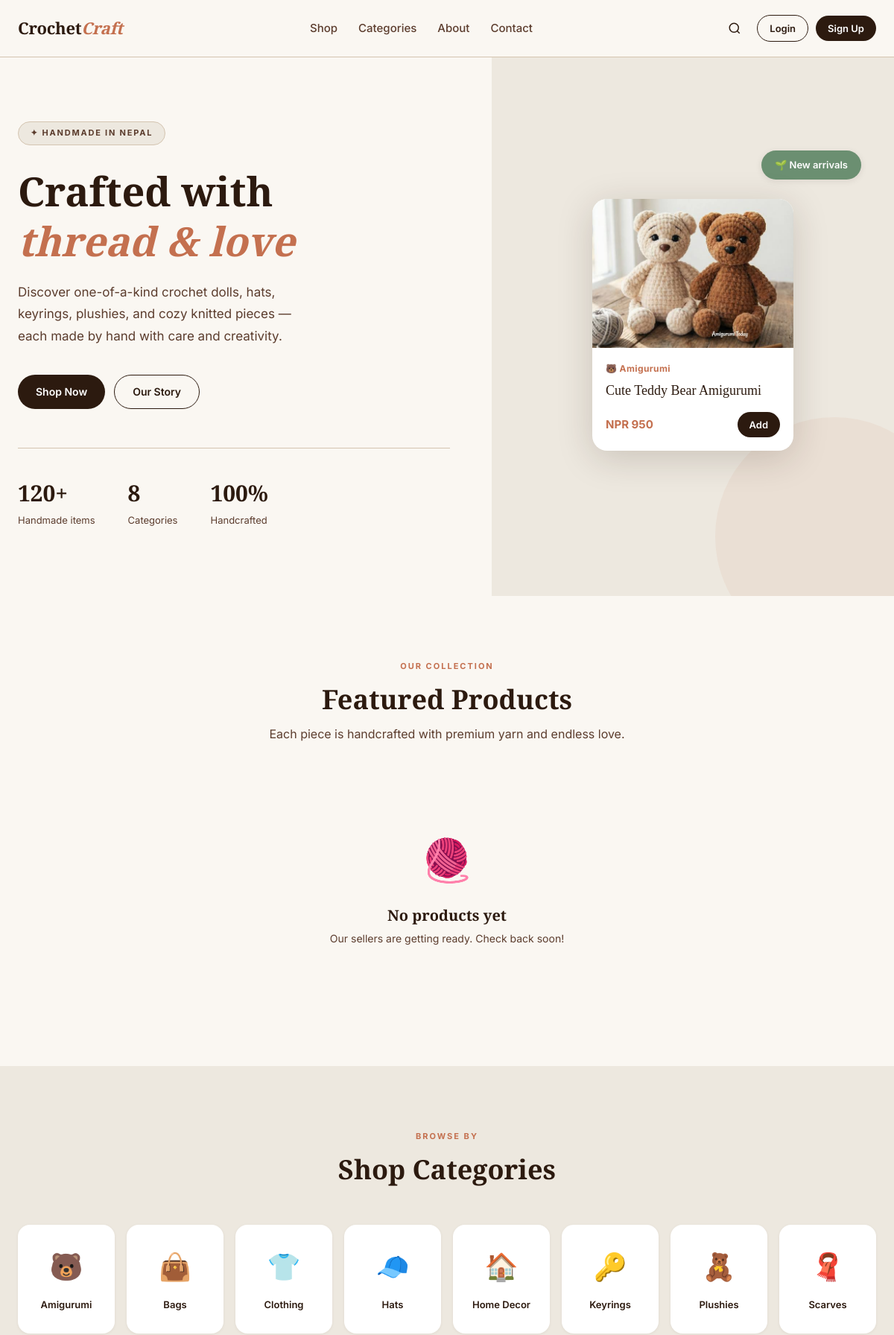
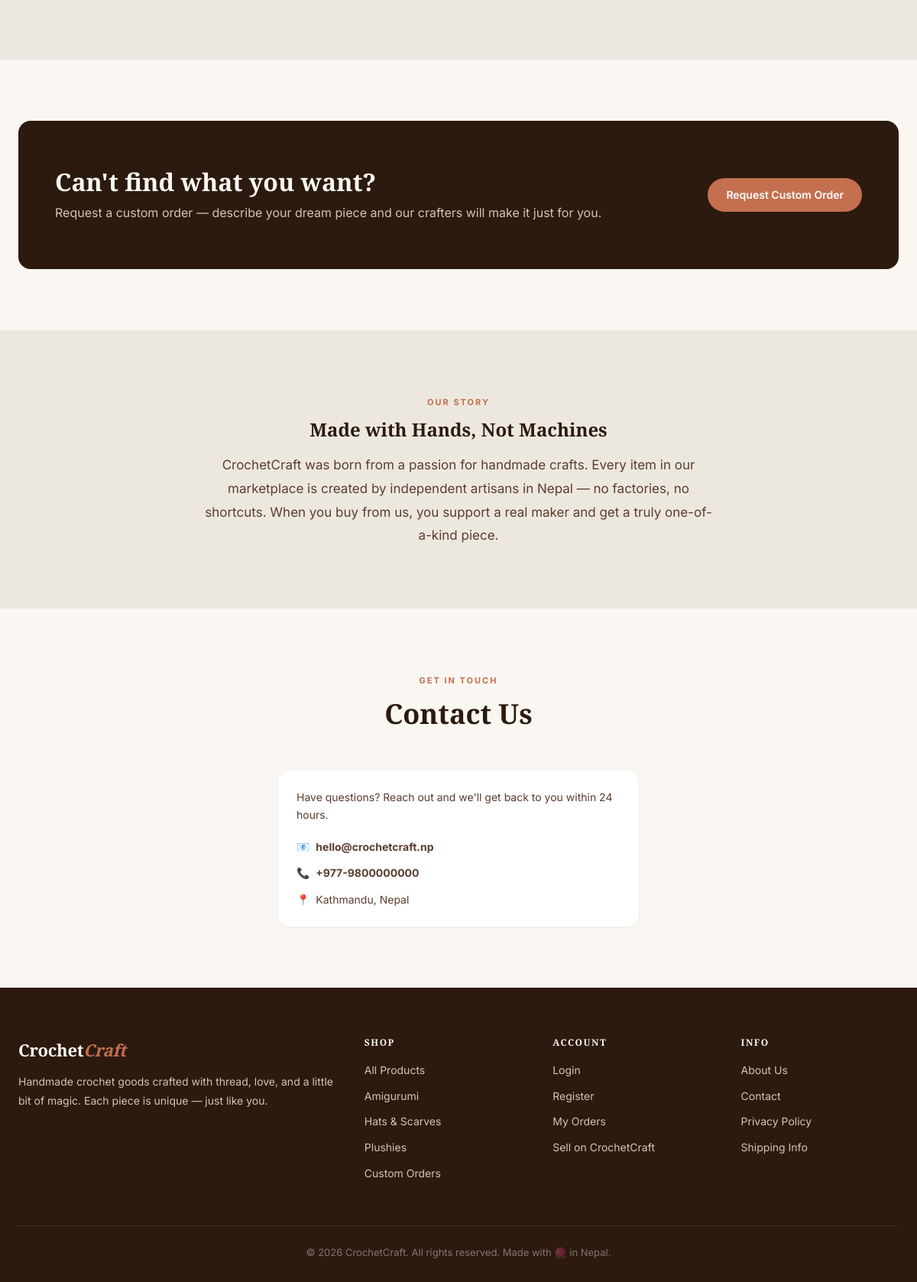
The page / on the database its author committed (2 pictures, top to bottom).
### tables this page shows
CREATE TABLE categories (
    id INT AUTO_INCREMENT PRIMARY KEY,
    name VARCHAR(100) NOT NULL,
    slug VARCHAR(100) UNIQUE NOT NULL,
    icon VARCHAR(10) DEFAULT ''
);

### config/db.php (called while the page is built, shortened)
<?php
function currentUser(): ?array {
    return $_SESSION['user'] ?? null;
}

### index.php (the view, shortened to what this page needs)
<?php
require_once __DIR__ . '/config/db.php';
$featStmt = $pdo->query(
    "SELECT p.*, u.name AS seller_name
     FROM products p
     JOIN users u ON u.id = p.seller_id
     WHERE p.status = 'available'
     ORDER BY p.created_at DESC
     LIMIT 8"
);
$featured = $featStmt->fetchAll();
$cats = $pdo->query("SELECT * FROM categories ORDER BY name")->fetchAll();
require_once ROOT . '/includes/header.php';
?>
<section class="hero">
  <div class="hero-left">
    <div class="hero-badge">✦ Handmade in Nepal</div>
    <h1 class="hero-title">
      Crafted with
      <em>thread &amp; love</em>
    </h1>
    <p class="hero-desc">
      Discover one-of-a-kind crochet dolls, hats, keyrings, plushies,
      and cozy knitted pieces — each made by hand with care and creativity.
    </p>
    <div class="hero-buttons">
      <a href="<?= BASE_URL ?>/user/browse.php" class="btn btn-dark">Shop Now</a>
      <a href="#about" class="btn btn-outline">Our Story</a>
    </div>
    <div class="hero-divider"></div>
    <div class="hero-stats">
      <div>
        <div class="stat-num">120+</div>
        <div class="stat-lbl">Handmade items</div>
      </div>
      <div>
        <div class="stat-num">8</div>
        <div class="stat-lbl">Categories</div>
      </div>
      <div>
        <div class="stat-num">100%</div>
        <div class="stat-lbl">Handcrafted</div>
      </div>
    </div>
  </div>
  <div class="hero-right">
    <div class="new-arrivals-badge">🌱 New arrivals</div>
    <div class="hero-card">
      <div class="hero-card-img" style="padding:0;">
        <img src="<?= BASE_URL ?>/assets/images/hero-card.jpg"
             alt="Bear Amigurumi"
             style="width:100%;height:200px;object-fit:cover;">
      </div>
      <div class="hero-card-body">
        <div class="hero-card-cat">🐻 Amigurumi</div>
        <div class="hero-card-name">Cute Teddy Bear Amigurumi</div>
        <div class="hero-card-foot">
          <span class="hero-card-price">NPR 950</span>
          <a href="<?= BASE_URL ?>/user/browse.php" class="btn btn-dark btn-sm">Add</a>
        </div>
      </div>
    </div>
  </div>
</section>
<section class="section" id="shop">
  <div class="container">
    <div class="section-header">
      <div class="section-tag">Our Collection</div>
      <h2>Featured Products</h2>
      <p>Each piece is handcrafted with premium yarn and endless love.</p>
    </div>
    <?php if ($featured): ?>
      <div class="products-grid">
        <?php foreach ($featured as $p): ?>
          <div class="product-card">
            <a href="<?= BASE_URL ?>/user/product.php?id=<?= $p['id'] ?>">
              <?php if ($p['image_path']): ?>
                <img class="product-card-img"
                     src="<?= UPLOAD_URL . htmlspecialchars($p['image_path']) ?>"
                     alt="<?= htmlspecialchars($p['name']) ?>">
              <?php else: ?>
                <div class="product-card-placeholder">🧶</div>
              <?php endif; ?>
            </a>
            <div class="product-card-body">
              <div class="product-card-cat"><?= htmlspecialchars($p['category']) ?></div>
              <a href="<?= BASE_URL ?>/user/product.php?id=<?= $p['id'] ?>">
                <div class="product-card-name"><?= htmlspecialchars($p['name']) ?></div>
              </a>
              <div class="product-card-foot">
                <span class="product-price">NPR <?= number_format($p['price'], 0) ?></span>
                <?php if ($p['status'] === 'available'): ?>
                  <form method="POST" action="<?= BASE_URL ?>/user/cart.php">
                    <input type="hidden" name="action"     value="add">
                    <input type="hidden" name="product_id" value="<?= $p['id'] ?>">
                    <input type="hidden" name="redirect"   value="<?= BASE_URL ?>/index.php">
                    <button class="btn btn-dark btn-sm" type="submit">Add</button>
                  </form>
                <?php else: ?>
                  <span class="sold-out-tag">Sold Out</span>
                <?php endif; ?>
              </div>
            </div>
          </div>
        <?php endforeach; ?>
      </div>
      <div style="text-align:center;margin-top:36px;">
        <a href="<?= BASE_URL ?>/user/browse.php" class="btn btn-outline">View All Products</a>
      </div>
    <?php else: ?>
      <div class="empty-state">
        <div class="empty-icon">🧶</div>
        <h3>No products yet</h3>
        <p>Our sellers are getting ready. Check back soon!</p>
      </div>
    <?php endif; ?>
  </div>
</section>
<section class="section section-alt" id="categories">
  <div class="container">
    <div class="section-header">
      <div class="section-tag">Browse By</div>
      <h2>Shop Categories</h2>
    </div>
    <div class="categories-grid">
      <?php foreach ($cats as $cat): ?>
        <a href="<?= BASE_URL ?>/user/browse.php?category=<?= urlencode($cat['slug']) ?>"
           class="cat-card">
          <div class="cat-icon"><?= $cat['icon'] ?></div>
          <div class="cat-name"><?= htmlspecialchars($cat['name']) ?></div>
        </a>
      <?php endforeach; ?>
    </div>
  </div>
</section>
<section class="section">
  <div class="container">
    <div class="cta-banner">
      <div>
        <h2>Can't find what you want?</h2>
        <p>Request a custom order — describe your dream piece and our crafters will make it just for you.</p>
      </div>
      <a href="<?= BASE_URL ?>/user/custom_order.php" class="btn btn-rust" style="flex-shrink:0;">
        Request Custom Order
      </a>
    </div>
  </div>
</section>
<section class="section section-alt" id="about">
  <div class="container" style="max-width:720px;text-align:center;">
    <div class="section-tag">Our Story</div>
    <h2>Made with Hands, Not Machines</h2>
    <p style="color:var(--brown-mid);font-size:17px;line-height:1.8;margin-top:16px;">
      CrochetCraft was born from a passion for handmade crafts. Every item in our marketplace
      is created by independent artisans in Nepal — no factories, no shortcuts. When you buy
      from us, you support a real maker and get a truly one-of-a-kind piece.
    </p>
  </div>
</section>
<section class="section" id="contact">
  <div class="container" style="max-width:520px;">
    <div class="section-header">
      <div class="section-tag">Get In Touch</div>
      <h2>Contact Us</h2>
    </div>
    <div class="panel">
      <div class="panel-body">
        <p style="color:var(--brown-mid);font-size:14px;margin-bottom:20px;">
          Have questions? Reach out and we'll get back to you within 24 hours.
        </p>
        <div style="display:flex;flex-direction:column;gap:12px;font-size:14px;color:var(--brown-mid);">
          <div>📧 &nbsp;<strong>hello@crochetcraft.np</strong></div>
          <div>📞 &nbsp;<strong>+977-9800000000</strong></div>
          <div>📍 &nbsp;Kathmandu, Nepal</div>
        </div>
      </div>
    </div>
  </div>
</section>
<?php require_once ROOT . '/includes/footer.php'; ?>

### includes/header.php (shortened to what this page needs)
<?php
$user      = currentUser();
?>
<!DOCTYPE html>
<html lang="en">
<head>
  <link rel="stylesheet" href="<?= BASE_URL ?>/assets/css/style.css">
</head>
<body>
<nav>
  <div class="nav-inner">
    <a href="<?= BASE_URL ?>/index.php" class="logo">Crochet<span>Craft</span></a>
    <ul class="nav-links" id="navLinks">
      <li><a href="<?= BASE_URL ?>/user/browse.php">Shop</a></li>
      <li><a href="<?= BASE_URL ?>/user/browse.php?view=categories">Categories</a></li>
      <li><a href="<?= BASE_URL ?>/index.php#about">About</a></li>
      <li><a href="<?= BASE_URL ?>/index.php#contact">Contact</a></li>
    </ul>
    <div class="nav-actions">
      <button class="nav-icon-btn" id="searchToggle" title="Search">
        <svg width="18" height="18" fill="none" stroke="currentColor" stroke-width="2" viewBox="0 0 24 24">
          <circle cx="11" cy="11" r="8"/><line x1="21" y1="21" x2="16.65" y2="16.65"/>
        </svg>
      </button>
      <?php if (!$user): ?>
        <a href="<?= BASE_URL ?>/auth/login.php"    class="btn btn-outline btn-sm">Login</a>
        <a href="<?= BASE_URL ?>/auth/register.php"  class="btn btn-dark btn-sm">Sign Up</a>
      <?php elseif ($user['role'] === 'user'): ?>
        <a href="<?= BASE_URL ?>/user/dashboard.php" class="btn btn-outline btn-sm">My Account</a>
        <a href="<?= BASE_URL ?>/auth/logout.php"    class="btn btn-dark btn-sm">Logout</a>
      <?php elseif ($user['role'] === 'seller'): ?>
        <a href="<?= BASE_URL ?>/seller/dashboard.php" class="btn btn-outline btn-sm">Seller Hub</a>
        <a href="<?= BASE_URL ?>/auth/logout.php"      class="btn btn-dark btn-sm">Logout</a>
      <?php elseif ($user['role'] === 'admin'): ?>
        <a href="<?= BASE_URL ?>/admin/dashboard.php" class="btn btn-outline btn-sm">Admin</a>
        <a href="<?= BASE_URL ?>/auth/logout.php"     class="btn btn-dark btn-sm">Logout</a>
      <?php endif; ?>
    </div>
  </div>
</nav>

### includes/footer.php (shortened to what this page needs)
<footer>
  <div class="container">
    <div class="footer-grid">
      <div class="footer-brand">
        <a href="<?= BASE_URL ?>/index.php" class="logo">Crochet<span>Craft</span></a>
        <p>Handmade crochet goods crafted with thread, love, and a little bit of magic. Each piece is unique — just like you.</p>
      </div>
      <div class="footer-col">
        <h4>Shop</h4>
        <ul>
          <li><a href="<?= BASE_URL ?>/user/browse.php">All Products</a></li>
          <li><a href="<?= BASE_URL ?>/user/browse.php?category=amigurumi">Amigurumi</a></li>
          <li><a href="<?= BASE_URL ?>/user/browse.php?category=hats">Hats &amp; Scarves</a></li>
          <li><a href="<?= BASE_URL ?>/user/browse.php?category=plushies">Plushies</a></li>
          <li><a href="<?= BASE_URL ?>/user/custom_order.php">Custom Orders</a></li>
        </ul>
      </div>
      <div class="footer-col">
        <h4>Account</h4>
        <ul>
          <li><a href="<?= BASE_URL ?>/auth/login.php">Login</a></li>
          <li><a href="<?= BASE_URL ?>/auth/register.php">Register</a></li>
          <li><a href="<?= BASE_URL ?>/user/orders.php">My Orders</a></li>
          <li><a href="<?= BASE_URL ?>/seller/dashboard.php">Sell on CrochetCraft</a></li>
        </ul>
      </div>
      <div class="footer-col">
        <h4>Info</h4>
        <ul>
          <li><a href="<?= BASE_URL ?>/index.php#about">About Us</a></li>
          <li><a href="<?= BASE_URL ?>/index.php#contact">Contact</a></li>
          <li><a href="#">Privacy Policy</a></li>
          <li><a href="#">Shipping Info</a></li>
        </ul>
      </div>
    </div>
    <div class="footer-bottom">
      &copy; <?= date('Y') ?> CrochetCraft. All rights reserved. Made with 🧶 in Nepal.
    </div>
  </div>
</footer>
</body>
</html>

### rows shown on the page
categories: icon "🐻", name "Amigurumi"
categories: icon "👜", name "Bags"
categories: icon "👕", name "Clothing"
categories: icon "🧢", name "Hats"
categories: icon "🏠", name "Home Decor"
categories: icon "🔑", name "Keyrings"
categories: icon "🧸", name "Plushies"
categories: icon "🧣", name "Scarves"
